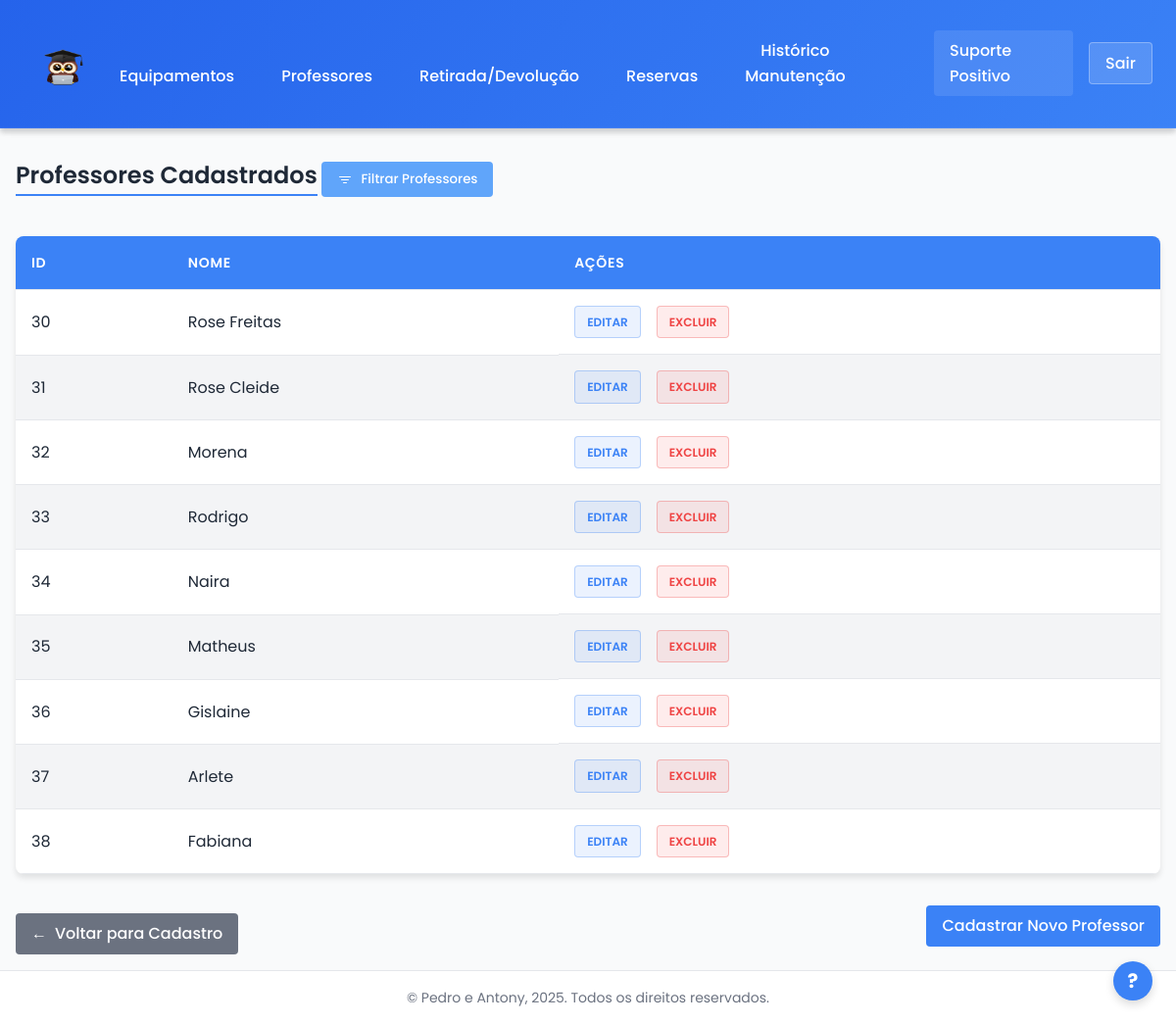
The page /Listagem/Professor/listaProfessor.php on the database its author committed.
### tables this page shows
CREATE TABLE `professor` (
  `id_professor` int NOT NULL AUTO_INCREMENT,
  `nome` varchar(100) NOT NULL,
  PRIMARY KEY (`id_professor`)
);

### Listagem/Professor/listaProfessor.php (the view, shortened to what this page needs)
<?php
include '../../conect.php';
$sql = "SELECT id_professor, nome FROM professor WHERE 1=1";
$result = $conn->query($sql);
?>
<!DOCTYPE html>
<html lang="pt-BR">
<head>
    <link rel="stylesheet" href="../../style.css?v=<?php echo time(); ?>">
</head>
<body>
    <?php include '../../menu.php'; ?>
    <br><br><br>
    <div class="container">
        <h2>Professores Cadastrados</h2>
        <button class="toggle-btn" onclick="toggleFiltro()">
            Filtrar Professores
        </button>
        <table>
            <thead>
                <tr>
                    <th>ID</th>
                    <th>Nome</th>
                    <th>Ações</th>
                </tr>
            </thead>
            <tbody>
                <?php
                if ($result->num_rows > 0) {
                    while ($row = $result->fetch_assoc()) {
                        echo "<tr>";
                        echo "<td>" . htmlspecialchars($row['id_professor']) . "</td>";
                        echo "<td>" . htmlspecialchars($row['nome']) . "</td>";
                        echo "<td class='acoes'>";
                        echo "<a href='editarProfessor.php?id_professor=" . $row['id_professor'] . "' class='acao-link editar'>Editar</a>";
                        echo "<a href='excluirProfessor.php?id_professor=" . $row['id_professor'] . "' onclick='return confirm(\"Deseja realmente excluir este professor?\")' class='acao-link excluir'>Excluir</a>";
                        echo "</td>";
                        echo "</tr>";
                    }
                } else {
                    echo "<tr><td colspan='3' class='no-results'>Nenhum professor cadastrado.</td></tr>";
                }
                ?>
            </tbody>
        </table>
        <div class="actions-container">
            <div>
                <a href="../../Formularios/formProfessor.php" class="btn-back">Voltar para Cadastro</a>
            </div>
            <div>
                <a href="CadastroProfessor.php" class="btn">Cadastrar Novo Professor</a>
            </div>
        </div>
    </div>
    <a href="../../CentralAtendimento.php" class="help-button" id="randomLink" target="_blank">?</a>
    <footer>
        <p>© Pedro e Antony, 2025. Todos os direitos reservados.</p>
    </footer>
</body>
</html>

### menu.php (shortened to what this page needs)
<head>
    <link rel="stylesheet" href="<?php echo ROOT_DIR; ?>/style.css?v=<?php echo time(); ?>">
</head>
<body>
    <header>
        <nav class="nav-bar">
            <div class="logo">
                <h1>
                    <a href="<?php echo ROOT_DIR; ?>/home.php">
                    <img src="<?php echo ROOT_DIR; ?>/img/logo.png" width="50" height="40" alt="Logo" class="logo-img">
                    </a>
                </h1>
            </div>
            <div class="nav-list">
                <ul>
                    <li class="nav-item"><a href="<?php echo ROOT_DIR; ?>/Formularios/formEquipamentos.php" class="nav-link">Equipamentos</a></li>
                    <li class="nav-item"><a href="<?php echo ROOT_DIR; ?>/Formularios/formProfessor.php" class="nav-link">Professores</a></li>
                    <li class="nav-item"><a href="<?php echo ROOT_DIR; ?>/Formularios/formRetiradaEquipamento.php" class="nav-link">Retirada/Devolução</a></li>
                    <li class="nav-item"><a href="<?php echo ROOT_DIR; ?>/Formularios/formReservas.php" class="nav-link">Reservas</a></li>
                    <li class="nav-item"><a href="<?php echo ROOT_DIR; ?>/Listagem/Manutencao/filtroManutencao.php" class="nav-link">Histórico Manutenção</a></li>
                </ul>
            </div>
            <div class="suporte">
                <a href="https://assist.positivotecnologia.com.br/index.php?url=" class="suporte-link" target="blank">Suporte Positivo</a>
            </div>
            <div class="logout">
                <a href="<?php echo ROOT_DIR; ?>/Login/logout.php">
                    <button class="logout-btn">Sair</button>
                </a>
            </div>
        </nav>
    </header>
</body>

### rows shown on the page
professor: id_professor "30", nome "Rose Freitas"
professor: id_professor "31", nome "Rose Cleide"
professor: id_professor "32", nome "Morena"
professor: id_professor "33", nome "Rodrigo"
professor: id_professor "34", nome "Naira"
professor: id_professor "35", nome "Matheus"
professor: id_professor "36", nome "Gislaine"
professor: id_professor "37", nome "Arlete"
professor: id_professor "38", nome "Fabiana"
